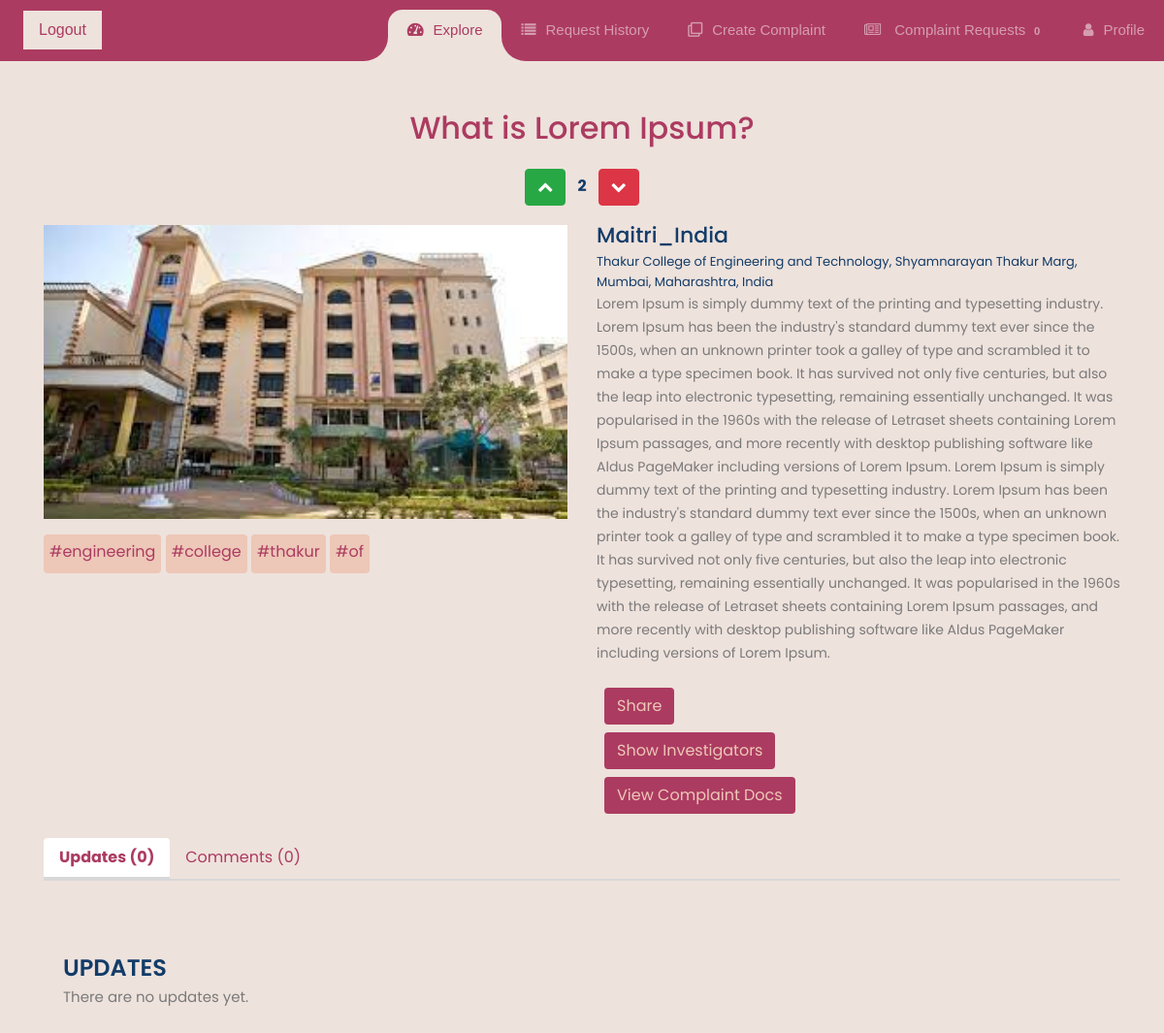
Page /complaints/6/ on the earlier database version.
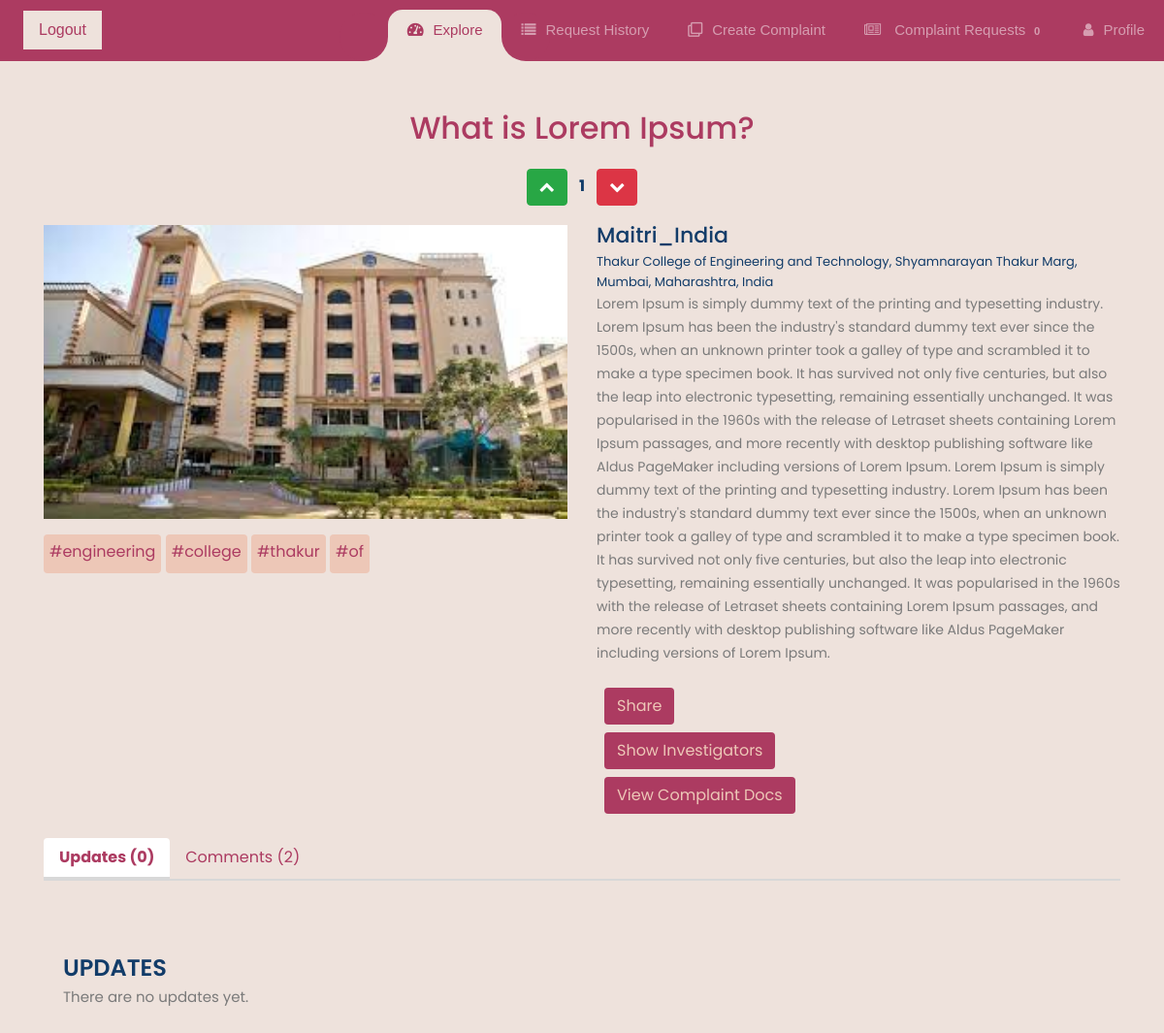
Same page on the later database version.
### complaints/models.py (models this page shows, shortened)
class Complaint(models.Model):
	complaint_title = 					models.CharField(max_length = 1000, null = True)
	complaint_filer = 					models.ForeignKey(User, null = True, on_delete = models.CASCADE)
	complaint_description = 			models.TextField(null = True)
	complaint_status = 					models.CharField(max_length = 10, default = 'active')
	complaint_request_image = 			models.ImageField(null = True, blank = True, upload_to = 'complaints', default = 'complaints/default-image.jpg')
	complaint_place = 					models.CharField(max_length = 1000, null = True, blank = True)
	complaint_under_investigation_by = 	models.CharField(max_length = 1000, null = True, blank = True)
	complaint_upvotes = 				models.IntegerField(default = 0)
	complaint_upvotes_users = 			models.TextField(default=',', blank = True)
	complaint_downvotes_users = 		models.TextField(default=',', blank = True)
	complaint_place_geocode = 			models.JSONField(null = True, blank = True)
	tags = TaggableManager()

### accounts/models.py (models this page shows, shortened)
class User(AbstractUser):
	role_choices = (
		('Normal user/Victim', 'Normal user/Victim'),
		('NGO/Activist/Mod', 'NGO/Activist/Mod'),
	)
	user_phone = 				models.CharField(max_length = 200, unique = True, null = True, blank = True)
	user_other =  				models.TextField(null = True, blank = True)
	user_profile_image =  		models.ImageField(null = True, upload_to = 'profiles', default = 'profiles/default-image.jpg')
	user_role = 				models.CharField(max_length = 50, null = True, choices = role_choices)
	user_complaints_solved = 	models.PositiveIntegerField(default = 0)
	user_description = 			models.TextField(null = True, blank = True)
	user_place = 				models.CharField(max_length = 1000, null = True, blank = True)
	user_place_geocode = 		models.JSONField(null = True, blank = True)
	user_notifications = 		models.PositiveIntegerField(default = 0)
	slug = 						models.SlugField(unique=True, max_length=100, default='some string')
	def __str__(self):
		return str(self.username)

### complaints/views.py (the view)
# urls.py: path('<str:complaint_id>/', views.showComplaintDetail, name='show-complaint-detail'),
def showComplaintDetail(request, complaint_id):
	context = complaint_detail_components(request, complaint_id)
	return render(request, 'complaints/complaint_detail.html', context)

### complaints/models.py (called while the page is built)
	def __str__(self):
		return str(self.complaint_file)

### complaints/templates/complaints/complaint_detail.html (shortened to what this page needs)
{% load static %}
{% include 'accounts/main.html' %}
{% block content %}
<link rel="stylesheet" type="text/css" href="https://cdnjs.cloudflare.com/ajax/libs/font-awesome/5.12.1/css/all.min.css">
<link rel="stylesheet" type="text/css" href="https://cdnjs.cloudflare.com/ajax/libs/OwlCarousel2/2.3.4/assets/owl.carousel.min.css">
<link rel="stylesheet" type="text/css" href="https://cdnjs.cloudflare.com/ajax/libs/OwlCarousel2/2.3.4/assets/owl.theme.default.min.css"><div class="pd-wrap">
<link rel="stylesheet" href="https://cdnjs.cloudflare.com/ajax/libs/font-awesome/4.7.0/css/font-awesome.min.css">
<div class="container">
	<div class="heading-section">
		<h2 style="color: #AC3B61">{{complaint.complaint_title}}</h2>
		<span>
			<button class="upvote-change upvote btn btn-success" data-complaint="{{complaint.id}}"><i class="fa fa-solid fa-chevron-up"></i></button>
			<span class="ml-2 mr-2 upvoted-count-{{complaint.id}}" style="color: #123C69"><strong>{{complaint.complaint_upvotes}}</strong></span>
			<button class="upvote-change downvote btn btn-danger" data-complaint="{{complaint.id}}"><i class="fa fa-solid fa-chevron-down"></i></button>
		</span>
	</div>
	<div class="row">
		<div class="col-md-6">
			<div class="mb-3">
				<div class="item">
					<img src="{% static 'images/' %}{{complaint.complaint_request_image}}" width="100%" height="100%">
				</div>
			</div>
			{% for tag in complaint.tags.all %}
			<div class="btn mb-3" style="height: 40px; padding: 5px;
			background-color: #EDC7B7; color: #AC3B61" onclick="hey('{{tag}}')">
				#{{ tag }}
			</div>
			{% endfor %}
		</div>
		<div class="col-md-6">
			<div class="product-dtl">
				<div class="product-info">
					<div class="product-name">
						<a href="{% url 'accounts:profile-view' profile.slug %}" style="color: #123C69;">
							{{complaint.complaint_filer}}
						</a>
					</div>
					<div class="reviews-counter">
						<span style="color: #123C69;">{{complaint.complaint_place}}</span>
					</div>
				</div>
				<p>{{complaint.complaint_description}}</p>
				<div class="row">
					<div class="col">
						<button type="button" class="btn mt-2 ml-2" data-toggle="modal" data-target="#socialModal"
						style="background-color: #AC3B61; color: #EDC7B7">Share</button>
					</div>
				</div>
				<div class="row">
					<div class="col">
						<button type="button" class="btn mt-2 ml-2" data-toggle="modal" data-target="#InvestigationsModal"
						style="background-color: #AC3B61; color: #EDC7B7">Show Investigators</button>
					</div>
				</div>
				<div class="row">
					<div class="col">
						<button type="button" class="btn mt-2 ml-2" data-toggle="modal" data-target="#ComplaintDocsModal"
						style="background-color: #AC3B61; color: #EDC7B7">View Complaint Docs</button>
					</div>
				</div>
			</div>
		</div>
	</div>
	<div class="product-info-tabs">
		<ul class="nav nav-tabs" id="myTab" role="tablist">
			<li class="nav-item">
				<a class="nav-link active" id="description-tab" data-toggle="tab" href="#description" role="tab" aria-controls="description" aria-selected="true"
				style="color: #AC3B61">Updates ({{total_updates}})</a>
			</li>
			<li class="nav-item">
				<a class="nav-link" id="review-tab" data-toggle="tab" href="#review" role="tab" aria-controls="review" aria-selected="false"
				style="color: #AC3B61">Comments ({{total_comments}})</a>
			</li>
		</ul>
		<div class="tab-content" id="myTabContent">
			<div class="tab-pane fade show active" id="description" role="tabpanel" aria-labelledby="description-tab">
				<div class="review-heading mt-5" style="color: #123C69">UPDATES</div>
				{% if total_updates == 0 %}
				<p class="mb-20">There are no updates yet.</p>
				{% endif %}
			</div>
		</div>
	</div>
</div>
<link rel="stylesheet" href="http://code.jquery.com/ui/1.10.2/themes/smoothness/jquery-ui.css" />
{% endblock %}

Differences in the rows shown:
changed Complaint "What is Lorem Ipsum?": complaint_upvotes "2" → "1"
Other differences:
{{ total_comments }}: "0" → "2"
